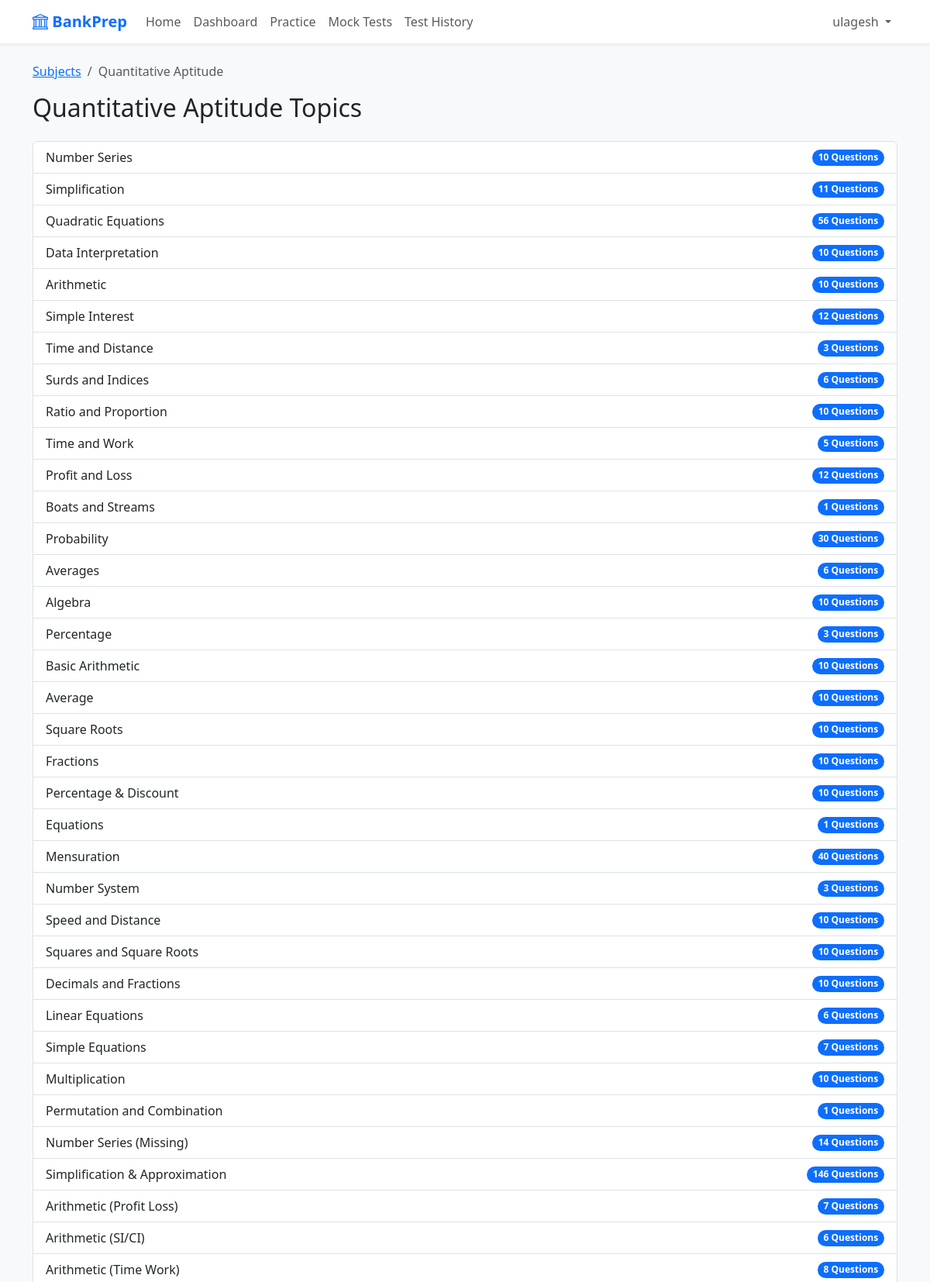
The page /practice/subject/quantitative-aptitude/ (signed in, upper part) on the database its author committed.
### users/models.py (models this page shows, shortened)
class User(AbstractUser):
    bio = models.TextField(blank=True)
    target_exam = models.CharField(max_length=100, blank=True)
    subscription_status = models.BooleanField(default=False)

### exams/models.py (models this page shows, shortened)
class Subject(models.Model):
    exam = models.ForeignKey(Exam, on_delete=models.CASCADE, related_name='subjects')
    name = models.CharField(max_length=100)
    slug = models.SlugField()

class Topic(models.Model):
    subject = models.ForeignKey(Subject, on_delete=models.CASCADE, related_name='topics')
    name = models.CharField(max_length=100)
    slug = models.SlugField()

### practice/views.py (the view)
# urls.py: path('subject/<slug:subject_slug>/', views.topic_list, name='topic_list'),
@login_required
def topic_list(request, subject_slug):
    subject = get_object_or_404(Subject, slug=subject_slug)
    topics = subject.topics.all()
    return render(request, 'practice/topic_list.html', {'subject': subject, 'topics': topics})

### practice/templates/practice/topic_list.html
{% extends "base.html" %}
{% block content %}
<nav aria-label="breadcrumb">
    <ol class="breadcrumb">
        <li class="breadcrumb-item"><a href="{% url 'practice_home' %}">Subjects</a></li>
        <li class="breadcrumb-item active" aria-current="page">{{ subject.name }}</li>
    </ol>
</nav>
<h2 class="mb-4">{{ subject.name }} Topics</h2>
<div class="list-group">
    {% for topic in topics %}
    <a href="{% url 'practice_session' topic.slug %}"
        class="list-group-item list-group-item-action d-flex justify-content-between align-items-center">
        {{ topic.name }}
        <span class="badge bg-primary rounded-pill">{{ topic.questions.count }} Questions</span>
    </a>
    {% endfor %}
</div>
{% endblock %}

### templates/base.html (shortened to what this page needs)
<!DOCTYPE html>
<html lang="en">
<head>
    <link href="https://cdn.jsdelivr.net/npm/bootstrap@5.3.0/dist/css/bootstrap.min.css" rel="stylesheet">
    <link rel="stylesheet" href="https://cdn.jsdelivr.net/npm/bootstrap-icons@1.10.0/font/bootstrap-icons.css">
</head>
<body>
    <nav class="navbar navbar-expand-lg navbar-light bg-white shadow-sm mb-4">
        <div class="container">
            <a class="navbar-brand" href="{% url 'home' %}"><i class="bi bi-bank"></i> BankPrep</a>
            <div class="collapse navbar-collapse" id="navbarNav">
                <ul class="navbar-nav me-auto">
                    <li class="nav-item">
                        <a class="nav-link" href="{% url 'home' %}">Home</a>
                    </li>
                    {% if user.is_authenticated %}
                    <li class="nav-item">
                        <a class="nav-link" href="{% url 'dashboard' %}">Dashboard</a>
                    </li>
                    <li class="nav-item">
                        <a class="nav-link" href="{% url 'practice_home' %}">Practice</a>
                    </li>
                    <li class="nav-item">
                        <a class="nav-link" href="{% url 'test_list' %}">Mock Tests</a>
                    </li>
                    <li class="nav-item">
                        <a class="nav-link" href="{% url 'test_history' %}">Test History</a>
                    </li>
                    {% endif %}
                </ul>
                <ul class="navbar-nav">
                    {% if user.is_authenticated %}
                    <li class="nav-item dropdown">
                        <a class="nav-link dropdown-toggle" href="#" id="userDropdown" role="button"
                            data-bs-toggle="dropdown">
                            {{ user.username }}
                        </a>
                    </li>
                    {% endif %}
                </ul>
            </div>
        </div>
    </nav>
    <div class="container">
        {% block content %}{% endblock %}
    </div>
</body>
</html>

### templates/base.html (style rules this page uses)
body { background-color: #f8f9fa; }
.navbar-brand { font-weight: bold; color: #0d6efd !important; }

### rows shown on the page
User: username "ulagesh"
Subject: name "Quantitative Aptitude"
Topic: name "Number Series", questions.count "10"
Topic: name "Simplification", questions.count "11"
Topic: name "Quadratic Equations", questions.count "56"
Topic: name "Data Interpretation", questions.count "10"
Topic: name "Arithmetic", questions.count "10"
Topic: name "Simple Interest", questions.count "12"
Topic: name "Time and Distance", questions.count "3"
Topic: name "Surds and Indices", questions.count "6"
Topic: name "Ratio and Proportion", questions.count "10"
Topic: name "Time and Work", questions.count "5"
Topic: name "Profit and Loss", questions.count "12"
Topic: name "Boats and Streams", questions.count "1"
Topic: name "Probability", questions.count "30"
Topic: name "Averages", questions.count "6"
Topic: name "Algebra", questions.count "10"
Topic: name "Percentage", questions.count "3"
Topic: name "Basic Arithmetic", questions.count "10"
Topic: name "Average", questions.count "10"
Topic: name "Square Roots", questions.count "10"
Topic: name "Fractions", questions.count "10"
Topic: name "Percentage & Discount", questions.count "10"
Topic: name "Equations", questions.count "1"
Topic: name "Mensuration", questions.count "40"
Topic: name "Number System", questions.count "3"
Topic: name "Speed and Distance", questions.count "10"
Topic: name "Squares and Square Roots", questions.count "10"
Topic: name "Decimals and Fractions", questions.count "10"
Topic: name "Linear Equations", questions.count "6"
Topic: name "Simple Equations", questions.count "7"
Topic: name "Multiplication", questions.count "10"
Topic: name "Permutation and Combination", questions.count "1"
Topic: name "Number Series (Missing)", questions.count "14"
Topic: name "Simplification & Approximation", questions.count "146"
Topic: name "Arithmetic (Profit Loss)", questions.count "7"
Topic: name "Arithmetic (SI/CI)", questions.count "6"
Topic: name "Arithmetic (Time Work)", questions.count "8"
